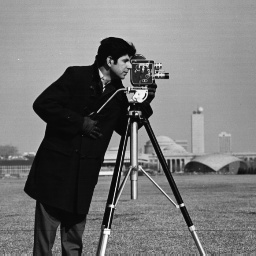
#> input picture lab2/images/cameraman.tif, 256 x 256 px, found by its file name
$ jupyter execute 'lab1 ARTI403.ipynb'   (text cells are left out)
#> lines starting #> are read from the running program, lines starting #| are printed output that depends on the picture; after the words box and inside, x2 and y2 are one past the last pixel; in counts of white or black regions, pixels touching at a corner belong together; pictures that were not available may be replaced by others from this repository, and a replacement may not be noted
[cell 1]
import numpy as np
import cv2
from PIL import Image
import matplotlib.pyplot as plt
import matplotlib.cm as cm

print("NumPy version:", np.__version__)
print("OpenCV version:", cv2.__version__)

[cell 2]
# --- Loading/reading an image using OpenCV ---
img = cv2.imread('images/cameraman.tif')  # Load image data into a NumPy array
#> img is the input picture: shape (256, 256, 3); min 4, max 254, mean 118.7

# Display OpenCV loaded image using Matplotlib
plt.figure(figsize=(5, 5))
plt.title("Cameraman Image (Loaded with OpenCV)")
plt.imshow(cv2.cvtColor(img, cv2.COLOR_BGR2RGB) if len(img.shape) == 3 and img.shape[2] == 3 else img)
plt.axis('off')
plt.show()

# --- Loading/reading image using PIL ---
img2 = Image.open('images/lena_gray_256.tif')  # Load image into a PIL Image object
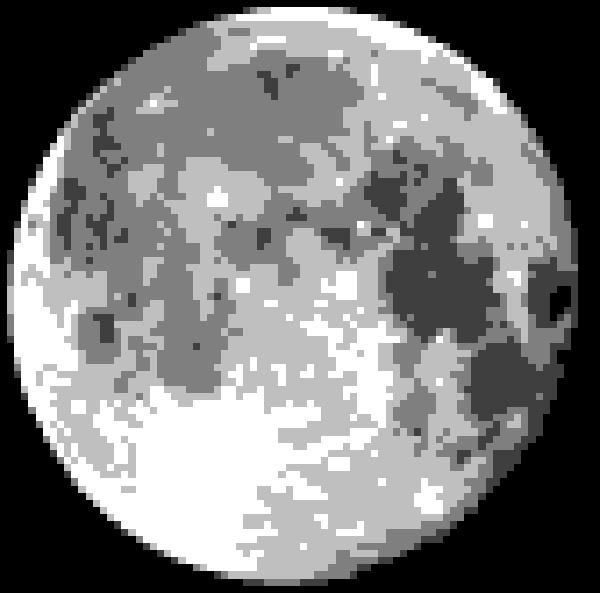
#> input picture lab2/images/A.png, 600 x 593 px, given in place of lena_gray_256.tif, which was not available
#> img2 is the input picture: PIL image 600x593 L; min 0, max 255, mean 122.7

# Display PIL loaded image using Matplotlib with grayscale colormap
plt.figure(figsize=(5, 5))
plt.title("Lena Grayscale Image (Loaded with PIL)")
plt.imshow(img2, cmap=cm.Greys_r)
plt.axis('off')
plt.show()

[cell 3]
# Saving image to disk using OpenCV
cv2.imwrite('new_image.jpg', img)

# Saving an image to disk using PIL
img2.save('new_image2.jpg')

print("Images successfully saved to disk as 'new_image.jpg' and 'new_image2.jpg'.")

[cell 4]
# Display shape and raw array data for OpenCV loaded image
print("OpenCV Image Shape:", img.shape)  # img loaded using OpenCV is a NumPy array
#| OpenCV Image Shape: (256, 256, 3)
print("\nOpenCV Image Array (First 5x5 pixel block):")
print(img[:5, :5, 0] if len(img.shape) == 3 else img[:5, :5])
#| [[157 157 160 154 157]
#|  [158 156 159 155 157]
#|  [158 156 158 155 157]
#|  [158 155 157 157 159]
#|  [156 154 156 158 159]]

# Convert PIL Image object to a NumPy array
img_array = np.array(img2)

# Print PIL array dimensions and content
print("\nConverted PIL Image Array Shape:", img_array.shape)
#| Converted PIL Image Array Shape: (593, 600)
print("\nPIL Image Array Data (First 5x5 pixel block):")
print(img_array[:5, :5])
#| [[0 0 0 0 0]
#|  [0 0 0 0 0]
#|  [0 0 0 0 0]
#|  [0 0 0 0 0]
#|  [0 0 0 0 0]]

[cell 5]
# 1. Statistical Analysis
print("=== Image Statistical Metrics ===")
print("Minimum Intensity:", np.min(img_array))
#| Minimum Intensity: 0
print("Maximum Intensity:", np.max(img_array))
#| Maximum Intensity: 255
print("Mean Intensity:   ", round(float(np.mean(img_array)), 2))
#| Mean Intensity:    122.74
print("Std Deviation:    ", round(float(np.std(img_array)), 2))
#| Std Deviation:     90.14

# 2. Region of Interest (ROI) Slicing
height, width = img_array.shape[:2]
#> height = 593; width = 600
roi = img_array[height//4:3*height//4, width//4:3*width//4]
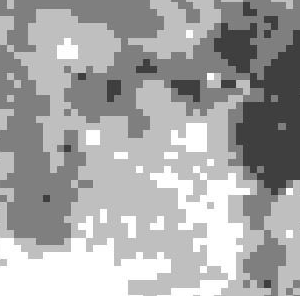
#> roi: shape (296, 300); min 44, max 255, mean 166.6

# 3. Thresholding / Binarization (Threshold = 128)
threshold_value = 128
binary_img = np.where(img_array > threshold_value, 255, 0).astype(np.uint8)
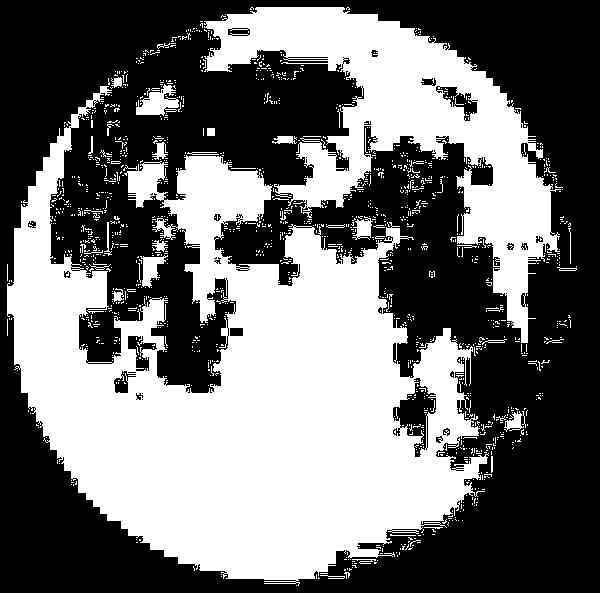
#> binary_img: shape (593, 600); 44.7% white; 1528 white regions (1481 under 20 px), largest, box (x1, y1, x2, y2) and area: (7, 86, 489, 586) 114251, (204, 7, 561, 343) 36616, (136, 84, 179, 116) 751

# 4. Image Color Inversion
inverted_img = 255 - img_array
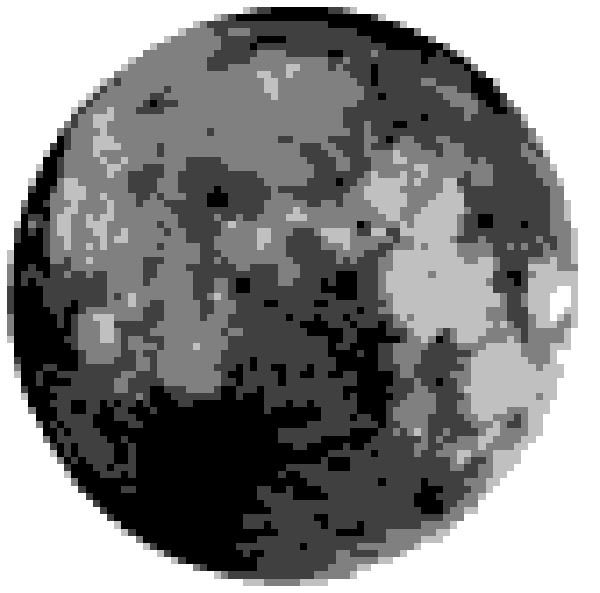
#> inverted_img: shape (593, 600); min 0, max 255, mean 132.3

# 5. Spatial Flipping
flipped_h = np.fliplr(img_array)
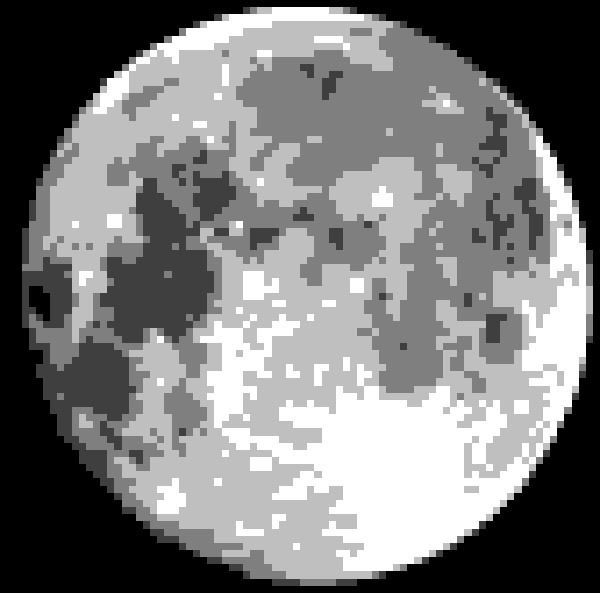
#> flipped_h: shape (593, 600); min 0, max 255, mean 122.7
flipped_v = np.flipud(img_array)
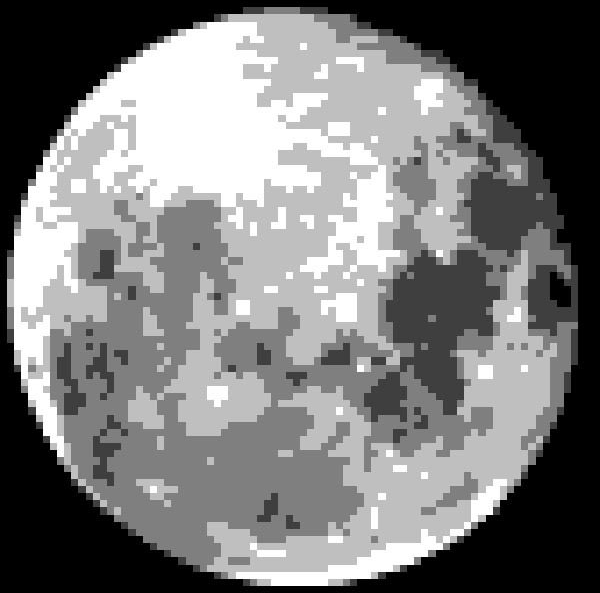
#> flipped_v: shape (593, 600); min 0, max 255, mean 122.7

# Visualization of NumPy Operations
fig, axes = plt.subplots(2, 3, figsize=(12, 8))

axes[0, 0].imshow(img_array, cmap='gray')
axes[0, 0].set_title('Original Grayscale Image')

axes[0, 1].imshow(roi, cmap='gray')
axes[0, 1].set_title('Region of Interest (ROI)')

axes[0, 2].imshow(binary_img, cmap='gray')
axes[0, 2].set_title(f'Binarized (Threshold > {threshold_value})')

axes[1, 0].imshow(inverted_img, cmap='gray')
axes[1, 0].set_title('Inverted Image')

axes[1, 1].imshow(flipped_h, cmap='gray')
axes[1, 1].set_title('Horizontal Flip (fliplr)')

axes[1, 2].imshow(flipped_v, cmap='gray')
axes[1, 2].set_title('Vertical Flip (flipud)')

for ax in axes.flat:
    ax.axis('off')

plt.tight_layout()
plt.show()
